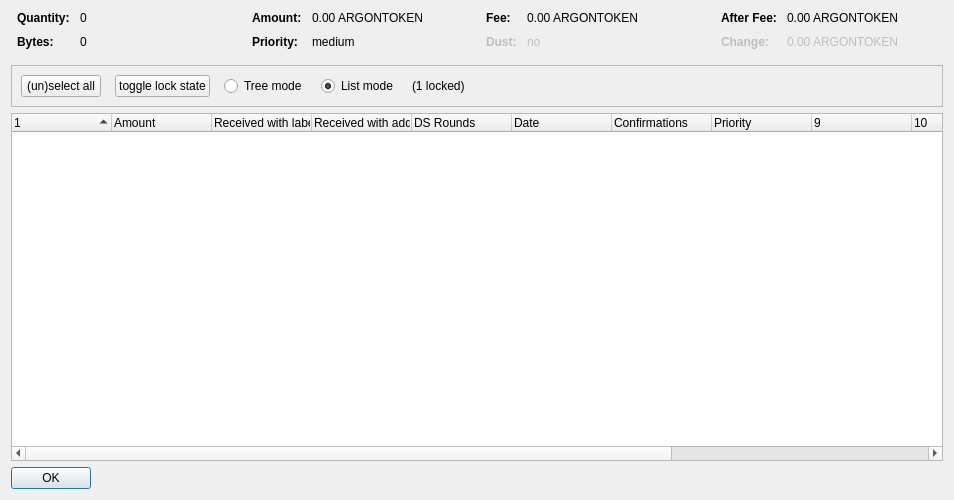
<?xml version="1.0" encoding="UTF-8"?>
<ui version="4.0">
 <class>CoinControlDialog</class>
 <widget class="QDialog" name="CoinControlDialog">
  <property name="geometry">
   <rect>
    <x>0</x>
    <y>0</y>
    <width>954</width>
    <height>500</height>
   </rect>
  </property>
  <property name="windowTitle">
   <string>Coin Selection</string>
  </property>
  <layout class="QVBoxLayout" name="verticalLayout">
   <item>
    <layout class="QHBoxLayout" name="horizontalLayoutTop" stretch="0,0,0,0">
     <property name="topMargin">
      <number>0</number>
     </property>
     <property name="bottomMargin">
      <number>10</number>
     </property>
     <item>
      <layout class="QFormLayout" name="formLayoutCoinControl1">
       <property name="horizontalSpacing">
        <number>10</number>
       </property>
       <property name="verticalSpacing">
        <number>10</number>
       </property>
       <property name="leftMargin">
        <number>6</number>
       </property>
       <property name="rightMargin">
        <number>6</number>
       </property>
       <item row="0" column="0">
        <widget class="QLabel" name="labelCoinControlQuantityText">
         <property name="font">
          <font>
           <weight>75</weight>
           <bold>true</bold>
          </font>
         </property>
         <property name="text">
          <string>Quantity:</string>
         </property>
        </widget>
       </item>
       <item row="0" column="1">
        <widget class="QLabel" name="labelCoinControlQuantity">
         <property name="cursor">
          <cursorShape>IBeamCursor</cursorShape>
         </property>
         <property name="contextMenuPolicy">
          <enum>Qt::ActionsContextMenu</enum>
         </property>
         <property name="text">
          <string notr="true">0</string>
         </property>
         <property name="textInteractionFlags">
          <set>Qt::LinksAccessibleByMouse|Qt::TextSelectableByKeyboard|Qt::TextSelectableByMouse</set>
         </property>
        </widget>
       </item>
       <item row="1" column="0">
        <widget class="QLabel" name="labelCoinControlBytesText">
         <property name="font">
          <font>
           <weight>75</weight>
           <bold>true</bold>
          </font>
         </property>
         <property name="text">
          <string>Bytes:</string>
         </property>
        </widget>
       </item>
       <item row="1" column="1">
        <widget class="QLabel" name="labelCoinControlBytes">
         <property name="cursor">
          <cursorShape>IBeamCursor</cursorShape>
         </property>
         <property name="contextMenuPolicy">
          <enum>Qt::ActionsContextMenu</enum>
         </property>
         <property name="text">
          <string notr="true">0</string>
         </property>
         <property name="textInteractionFlags">
          <set>Qt::LinksAccessibleByMouse|Qt::TextSelectableByKeyboard|Qt::TextSelectableByMouse</set>
         </property>
        </widget>
       </item>
      </layout>
     </item>
     <item>
      <layout class="QFormLayout" name="formLayoutCoinControl2">
       <property name="horizontalSpacing">
        <number>10</number>
       </property>
       <property name="verticalSpacing">
        <number>10</number>
       </property>
       <property name="leftMargin">
        <number>6</number>
       </property>
       <property name="rightMargin">
        <number>6</number>
       </property>
       <item row="0" column="0">
        <widget class="QLabel" name="labelCoinControlAmountText">
         <property name="font">
          <font>
           <weight>75</weight>
           <bold>true</bold>
          </font>
         </property>
         <property name="text">
          <string>Amount:</string>
         </property>
        </widget>
       </item>
       <item row="0" column="1">
        <widget class="QLabel" name="labelCoinControlAmount">
         <property name="cursor">
          <cursorShape>IBeamCursor</cursorShape>
         </property>
         <property name="contextMenuPolicy">
          <enum>Qt::ActionsContextMenu</enum>
         </property>
         <property name="text">
          <string notr="true">0.00 ARGONTOKEN</string>
         </property>
         <property name="textInteractionFlags">
          <set>Qt::LinksAccessibleByMouse|Qt::TextSelectableByKeyboard|Qt::TextSelectableByMouse</set>
         </property>
        </widget>
       </item>
       <item row="1" column="0">
        <widget class="QLabel" name="labelCoinControlPriorityText">
         <property name="font">
          <font>
           <weight>75</weight>
           <bold>true</bold>
          </font>
         </property>
         <property name="text">
          <string>Priority:</string>
         </property>
        </widget>
       </item>
       <item row="1" column="1">
        <widget class="QLabel" name="labelCoinControlPriority">
         <property name="cursor">
          <cursorShape>IBeamCursor</cursorShape>
         </property>
         <property name="contextMenuPolicy">
          <enum>Qt::ActionsContextMenu</enum>
         </property>
         <property name="text">
          <string>medium</string>
         </property>
         <property name="textInteractionFlags">
          <set>Qt::LinksAccessibleByMouse|Qt::TextSelectableByKeyboard|Qt::TextSelectableByMouse</set>
         </property>
        </widget>
       </item>
      </layout>
     </item>
     <item>
      <layout class="QFormLayout" name="formLayoutCoinControl3">
       <property name="horizontalSpacing">
        <number>10</number>
       </property>
       <property name="verticalSpacing">
        <number>10</number>
       </property>
       <property name="leftMargin">
        <number>6</number>
       </property>
       <property name="rightMargin">
        <number>6</number>
       </property>
       <item row="0" column="0">
        <widget class="QLabel" name="labelCoinControlFeeText">
         <property name="font">
          <font>
           <weight>75</weight>
           <bold>true</bold>
          </font>
         </property>
         <property name="text">
          <string>Fee:</string>
         </property>
        </widget>
       </item>
       <item row="0" column="1">
        <widget class="QLabel" name="labelCoinControlFee">
         <property name="cursor">
          <cursorShape>IBeamCursor</cursorShape>
         </property>
         <property name="contextMenuPolicy">
          <enum>Qt::ActionsContextMenu</enum>
         </property>
         <property name="text">
          <string notr="true">0.00 ARGONTOKEN</string>
         </property>
         <property name="textInteractionFlags">
          <set>Qt::LinksAccessibleByMouse|Qt::TextSelectableByKeyboard|Qt::TextSelectableByMouse</set>
         </property>
        </widget>
       </item>
       <item row="1" column="0">
        <widget class="QLabel" name="labelCoinControlLowOutputText">
         <property name="enabled">
          <bool>false</bool>
         </property>
         <property name="font">
          <font>
           <weight>75</weight>
           <bold>true</bold>
          </font>
         </property>
         <property name="text">
          <string>Dust:</string>
         </property>
        </widget>
       </item>
       <item row="1" column="1">
        <widget class="QLabel" name="labelCoinControlLowOutput">
         <property name="enabled">
          <bool>false</bool>
         </property>
         <property name="cursor">
          <cursorShape>IBeamCursor</cursorShape>
         </property>
         <property name="contextMenuPolicy">
          <enum>Qt::ActionsContextMenu</enum>
         </property>
         <property name="text">
          <string>no</string>
         </property>
         <property name="textInteractionFlags">
          <set>Qt::LinksAccessibleByMouse|Qt::TextSelectableByKeyboard|Qt::TextSelectableByMouse</set>
         </property>
        </widget>
       </item>
      </layout>
     </item>
     <item>
      <layout class="QFormLayout" name="formLayoutCoinControl4">
       <property name="horizontalSpacing">
        <number>10</number>
       </property>
       <property name="verticalSpacing">
        <number>10</number>
       </property>
       <property name="leftMargin">
        <number>6</number>
       </property>
       <property name="rightMargin">
        <number>6</number>
       </property>
       <item row="0" column="0">
        <widget class="QLabel" name="labelCoinControlAfterFeeText">
         <property name="font">
          <font>
           <weight>75</weight>
           <bold>true</bold>
          </font>
         </property>
         <property name="text">
          <string>After Fee:</string>
         </property>
        </widget>
       </item>
       <item row="0" column="1">
        <widget class="QLabel" name="labelCoinControlAfterFee">
         <property name="cursor">
          <cursorShape>IBeamCursor</cursorShape>
         </property>
         <property name="contextMenuPolicy">
          <enum>Qt::ActionsContextMenu</enum>
         </property>
         <property name="text">
          <string notr="true">0.00 ARGONTOKEN</string>
         </property>
         <property name="textInteractionFlags">
          <set>Qt::LinksAccessibleByMouse|Qt::TextSelectableByKeyboard|Qt::TextSelectableByMouse</set>
         </property>
        </widget>
       </item>
       <item row="1" column="0">
        <widget class="QLabel" name="labelCoinControlChangeText">
         <property name="enabled">
          <bool>false</bool>
         </property>
         <property name="font">
          <font>
           <weight>75</weight>
           <bold>true</bold>
          </font>
         </property>
         <property name="text">
          <string>Change:</string>
         </property>
        </widget>
       </item>
       <item row="1" column="1">
        <widget class="QLabel" name="labelCoinControlChange">
         <property name="enabled">
          <bool>false</bool>
         </property>
         <property name="cursor">
          <cursorShape>IBeamCursor</cursorShape>
         </property>
         <property name="contextMenuPolicy">
          <enum>Qt::ActionsContextMenu</enum>
         </property>
         <property name="text">
          <string notr="true">0.00 ARGONTOKEN</string>
         </property>
         <property name="textInteractionFlags">
          <set>Qt::LinksAccessibleByMouse|Qt::TextSelectableByKeyboard|Qt::TextSelectableByMouse</set>
         </property>
        </widget>
       </item>
      </layout>
     </item>
    </layout>
   </item>
   <item>
    <widget class="QFrame" name="frame">
     <property name="minimumSize">
      <size>
       <width>0</width>
       <height>40</height>
      </size>
     </property>
     <property name="frameShape">
      <enum>QFrame::StyledPanel</enum>
     </property>
     <property name="frameShadow">
      <enum>QFrame::Sunken</enum>
     </property>
     <layout class="QHBoxLayout" name="horizontalLayout">
      <item>
       <layout class="QHBoxLayout" name="horizontalLayoutPanel" stretch="0,0,0,0,0,0">
        <property name="spacing">
         <number>14</number>
        </property>
        <item>
         <widget class="QPushButton" name="pushButtonSelectAll">
          <property name="sizePolicy">
           <sizepolicy hsizetype="Maximum" vsizetype="Fixed">
            <horstretch>0</horstretch>
            <verstretch>0</verstretch>
           </sizepolicy>
          </property>
          <property name="text">
           <string>(un)select all</string>
          </property>
          <property name="autoDefault">
           <bool>false</bool>
          </property>
         </widget>
        </item>
        <item>
         <widget class="QPushButton" name="pushButtonToggleLock">
          <property name="sizePolicy">
           <sizepolicy hsizetype="Maximum" vsizetype="Fixed">
            <horstretch>0</horstretch>
            <verstretch>0</verstretch>
           </sizepolicy>
          </property>
          <property name="text">
           <string>toggle lock state</string>
          </property>
          <property name="autoDefault">
           <bool>false</bool>
          </property>
         </widget>
        </item>
        <item>
         <widget class="QRadioButton" name="radioTreeMode">
          <property name="sizePolicy">
           <sizepolicy hsizetype="Maximum" vsizetype="Fixed">
            <horstretch>0</horstretch>
            <verstretch>0</verstretch>
           </sizepolicy>
          </property>
          <property name="text">
           <string>Tree mode</string>
          </property>
         </widget>
        </item>
        <item>
         <widget class="QRadioButton" name="radioListMode">
          <property name="sizePolicy">
           <sizepolicy hsizetype="Maximum" vsizetype="Fixed">
            <horstretch>0</horstretch>
            <verstretch>0</verstretch>
           </sizepolicy>
          </property>
          <property name="text">
           <string>List mode</string>
          </property>
          <property name="checked">
           <bool>true</bool>
          </property>
         </widget>
        </item>
        <item>
         <widget class="QLabel" name="labelLocked">
          <property name="text">
           <string>(1 locked)</string>
          </property>
         </widget>
        </item>
        <item>
         <spacer name="horizontalSpacer">
          <property name="orientation">
           <enum>Qt::Horizontal</enum>
          </property>
          <property name="sizeHint" stdset="0">
           <size>
            <width>40</width>
            <height>20</height>
           </size>
          </property>
         </spacer>
        </item>
       </layout>
      </item>
     </layout>
    </widget>
   </item>
   <item>
    <widget class="CoinControlTreeWidget" name="treeWidget">
     <property name="contextMenuPolicy">
      <enum>Qt::CustomContextMenu</enum>
     </property>
     <property name="sortingEnabled">
      <bool>false</bool>
     </property>
     <property name="columnCount">
      <number>13</number>
     </property>
     <attribute name="headerShowSortIndicator" stdset="0">
      <bool>true</bool>
     </attribute>
     <attribute name="headerStretchLastSection">
      <bool>false</bool>
     </attribute>
     <column>
      <property name="text">
       <string/>
      </property>
     </column>
     <column>
      <property name="text">
       <string>Amount</string>
      </property>
     </column>
     <column>
      <property name="text">
       <string>Received with label</string>
      </property>
     </column>
     <column>
      <property name="text">
       <string>Received with address</string>
      </property>
     </column>
     <column>
      <property name="text">
       <string>DS Rounds</string>
      </property>
     </column>
     <column>
      <property name="text">
       <string>Date</string>
      </property>
     </column>
     <column>
      <property name="text">
       <string>Confirmations</string>
      </property>
      <property name="toolTip">
       <string>Confirmed</string>
      </property>
     </column>
     <column>
      <property name="text">
       <string>Priority</string>
      </property>
     </column>
     <column>
      <property name="text">
       <string/>
      </property>
     </column>
     <column>
      <property name="text">
       <string/>
      </property>
     </column>
     <column>
      <property name="text">
       <string/>
      </property>
     </column>
     <column>
      <property name="text">
       <string/>
      </property>
     </column>
     <column>
      <property name="text">
       <string/>
      </property>
     </column>
    </widget>
   </item>
   <item>
    <widget class="QDialogButtonBox" name="buttonBox">
     <property name="sizePolicy">
      <sizepolicy hsizetype="Maximum" vsizetype="Fixed">
       <horstretch>0</horstretch>
       <verstretch>0</verstretch>
      </sizepolicy>
     </property>
     <property name="orientation">
      <enum>Qt::Horizontal</enum>
     </property>
     <property name="standardButtons">
      <set>QDialogButtonBox::Ok</set>
     </property>
    </widget>
   </item>
  </layout>
 </widget>
 <customwidgets>
  <customwidget>
   <class>CoinControlTreeWidget</class>
   <extends>QTreeWidget</extends>
   <header>coincontroltreewidget.h</header>
  </customwidget>
 </customwidgets>
 <resources/>
 <connections/>
</ui>
